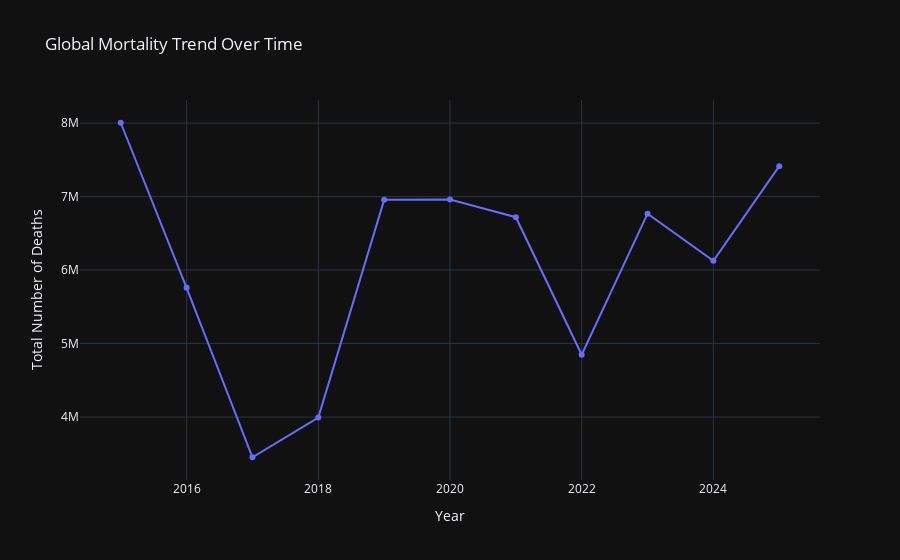

Source (notebook cell):
### Markdown cell above
This analysis examines how total mortality has changed over the years covered in the dataset.

**Why this matters:**
- Identifies rising or declining mortality trends
- Helps detect unusual spikes that may indicate external events
- Supports long-term public health planning and policy decisions

Trend analysis allows decision-makers to move from reactive responses
to proactive, data-driven interventions.

### Code cell
yearly_trend = (
    df.groupby("Year")["Number_of_Deaths"]
      .sum()
      .reset_index()
)

fig = px.line(
    yearly_trend,
    x="Year",
    y="Number_of_Deaths",
    markers=True,
    title="Global Mortality Trend Over Time",
    labels={
        "Year": "Year",
        "Number_of_Deaths": "Total Number of Deaths"
    }
)

fig.update_layout(
    template="plotly_dark"
)

fig.show()

### Figure 1 — Plotly figure (JSON) as saved in the notebook; plotly's stock layout.template omitted (floating-point values rounded to 4 significant figures)
{"data": [{"hovertemplate": "Year=%{x}<br>Total Number of Deaths=%{y}<extra></extra>", "legendgroup": "", "line": {"color": "#636efa", "dash": "solid"}, "marker": {"symbol": "circle"}, "mode": "lines+markers", "name": "", "orientation": "v", "showlegend": false, "type": "scatter", "x": [2015, 2016, 2017, 2018, 2019, 2020, 2021, 2022, 2023, 2024, 2025], "xaxis": "x", "y": [8004639, 5758824, 3452988, 3993675, 6955367, 6960418, 6719227, 4848111, 6767677, 6125262, 7414390], "yaxis": "y"}], "layout": {"autosize": true, "legend": {"tracegroupgap": 0}, "title": {"text": "Global Mortality Trend Over Time"}, "xaxis": {"anchor": "y", "autorange": true, "domain": [0, 1], "range": [2014.0, 2026.0], "title": {"text": "Year"}, "type": "linear"}, "yaxis": {"anchor": "x", "autorange": true, "domain": [0, 1], "range": [3077000.0, 8380000.0], "title": {"text": "Total Number of Deaths"}, "type": "linear"}}}
